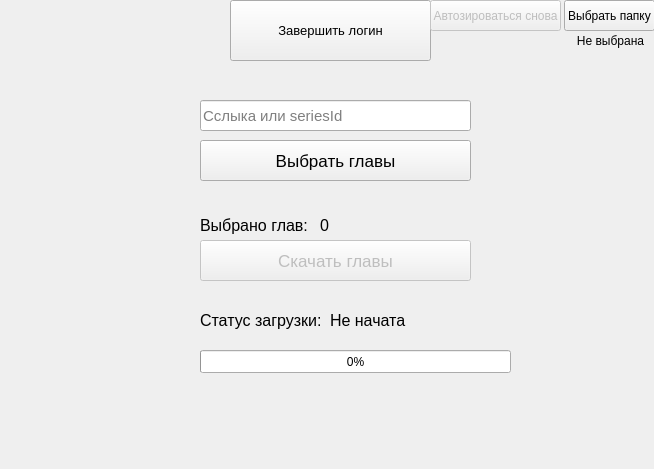
<?xml version="1.0" encoding="UTF-8"?>
<ui version="4.0">
 <class>MainWindow</class>
 <widget class="QMainWindow" name="MainWindow">
  <property name="geometry">
   <rect>
    <x>0</x>
    <y>0</y>
    <width>654</width>
    <height>469</height>
   </rect>
  </property>
  <property name="windowTitle">
   <string>MainWindow</string>
  </property>
  <widget class="QWidget" name="centralwidget">
   <widget class="QPushButton" name="chose_dest">
    <property name="geometry">
     <rect>
      <x>564</x>
      <y>0</y>
      <width>91</width>
      <height>31</height>
     </rect>
    </property>
    <property name="text">
     <string>Выбрать папку</string>
    </property>
   </widget>
   <widget class="QLabel" name="chose_dest_label">
    <property name="geometry">
     <rect>
      <x>570</x>
      <y>30</y>
      <width>81</width>
      <height>21</height>
     </rect>
    </property>
    <property name="text">
     <string>Не выбрана</string>
    </property>
    <property name="alignment">
     <set>Qt::AlignCenter</set>
    </property>
   </widget>
   <widget class="QPushButton" name="login_proc">
    <property name="geometry">
     <rect>
      <x>230</x>
      <y>0</y>
      <width>201</width>
      <height>61</height>
     </rect>
    </property>
    <property name="font">
     <font>
      <pointsize>10</pointsize>
     </font>
    </property>
    <property name="text">
     <string>Завершить логин</string>
    </property>
   </widget>
   <widget class="QLineEdit" name="chapter_id">
    <property name="geometry">
     <rect>
      <x>200</x>
      <y>100</y>
      <width>271</width>
      <height>31</height>
     </rect>
    </property>
    <property name="font">
     <font>
      <pointsize>11</pointsize>
     </font>
    </property>
    <property name="placeholderText">
     <string>Сслыка или seriesId</string>
    </property>
   </widget>
   <widget class="QPushButton" name="choose_chapter">
    <property name="geometry">
     <rect>
      <x>200</x>
      <y>140</y>
      <width>271</width>
      <height>41</height>
     </rect>
    </property>
    <property name="font">
     <font>
      <pointsize>13</pointsize>
     </font>
    </property>
    <property name="text">
     <string>Выбрать главы</string>
    </property>
   </widget>
   <widget class="QLabel" name="chapters_selected">
    <property name="geometry">
     <rect>
      <x>200</x>
      <y>210</y>
      <width>111</width>
      <height>31</height>
     </rect>
    </property>
    <property name="font">
     <font>
      <pointsize>12</pointsize>
     </font>
    </property>
    <property name="text">
     <string>Выбрано глав:</string>
    </property>
   </widget>
   <widget class="QLabel" name="chapters_selected_int">
    <property name="geometry">
     <rect>
      <x>320</x>
      <y>210</y>
      <width>111</width>
      <height>31</height>
     </rect>
    </property>
    <property name="font">
     <font>
      <pointsize>12</pointsize>
     </font>
    </property>
    <property name="text">
     <string>0</string>
    </property>
   </widget>
   <widget class="QPushButton" name="download_btn">
    <property name="enabled">
     <bool>false</bool>
    </property>
    <property name="geometry">
     <rect>
      <x>200</x>
      <y>240</y>
      <width>271</width>
      <height>41</height>
     </rect>
    </property>
    <property name="font">
     <font>
      <pointsize>13</pointsize>
     </font>
    </property>
    <property name="text">
     <string>Скачать главы</string>
    </property>
   </widget>
   <widget class="QLabel" name="download_status">
    <property name="geometry">
     <rect>
      <x>200</x>
      <y>300</y>
      <width>131</width>
      <height>41</height>
     </rect>
    </property>
    <property name="font">
     <font>
      <pointsize>12</pointsize>
     </font>
    </property>
    <property name="text">
     <string>Статус загрузки:</string>
    </property>
   </widget>
   <widget class="QLabel" name="download_status_info">
    <property name="geometry">
     <rect>
      <x>330</x>
      <y>300</y>
      <width>321</width>
      <height>41</height>
     </rect>
    </property>
    <property name="font">
     <font>
      <pointsize>12</pointsize>
     </font>
    </property>
    <property name="text">
     <string>Не начата</string>
    </property>
   </widget>
   <widget class="QProgressBar" name="download_bar">
    <property name="enabled">
     <bool>true</bool>
    </property>
    <property name="geometry">
     <rect>
      <x>200</x>
      <y>350</y>
      <width>311</width>
      <height>23</height>
     </rect>
    </property>
    <property name="value">
     <number>0</number>
    </property>
   </widget>
   <widget class="QPushButton" name="update_login_creds">
    <property name="enabled">
     <bool>false</bool>
    </property>
    <property name="geometry">
     <rect>
      <x>430</x>
      <y>0</y>
      <width>131</width>
      <height>31</height>
     </rect>
    </property>
    <property name="text">
     <string>Автозироваться снова</string>
    </property>
    <property name="checkable">
     <bool>false</bool>
    </property>
   </widget>
  </widget>
 </widget>
 <resources/>
 <connections/>
</ui>
